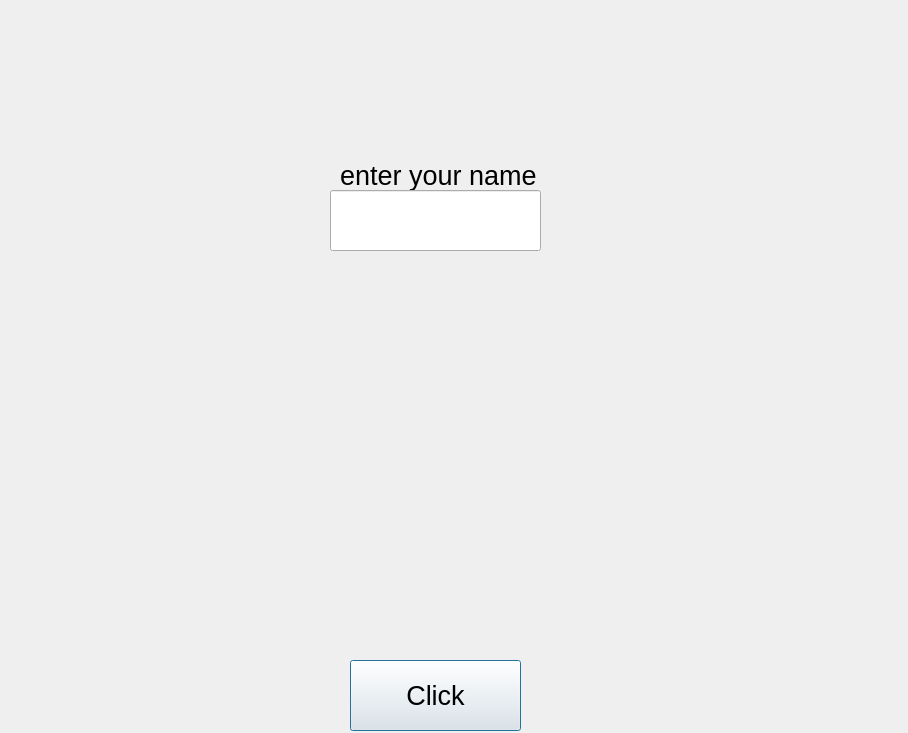
<?xml version="1.0" encoding="UTF-8"?>
<ui version="4.0">
 <class>Dialog</class>
 <widget class="QDialog" name="Dialog">
  <property name="geometry">
   <rect>
    <x>0</x>
    <y>0</y>
    <width>908</width>
    <height>733</height>
   </rect>
  </property>
  <property name="font">
   <font>
    <pointsize>20</pointsize>
   </font>
  </property>
  <property name="windowTitle">
   <string>Dialog</string>
  </property>
  <widget class="QLabel" name="labelresponse">
   <property name="geometry">
    <rect>
     <x>340</x>
     <y>160</y>
     <width>281</width>
     <height>31</height>
    </rect>
   </property>
   <property name="font">
    <font>
     <pointsize>20</pointsize>
    </font>
   </property>
   <property name="cursor">
    <cursorShape>ArrowCursor</cursorShape>
   </property>
   <property name="text">
    <string>enter your name</string>
   </property>
  </widget>
  <widget class="QLabel" name="label">
   <property name="geometry">
    <rect>
     <x>220</x>
     <y>40</y>
     <width>461</width>
     <height>91</height>
    </rect>
   </property>
   <property name="font">
    <font>
     <pointsize>20</pointsize>
    </font>
   </property>
   <property name="focusPolicy">
    <enum>Qt::NoFocus</enum>
   </property>
   <property name="text">
    <string/>
   </property>
  </widget>
  <widget class="QLineEdit" name="lineEditName">
   <property name="geometry">
    <rect>
     <x>330</x>
     <y>190</y>
     <width>211</width>
     <height>61</height>
    </rect>
   </property>
   <property name="font">
    <font>
     <pointsize>18</pointsize>
    </font>
   </property>
   <property name="text">
    <string/>
   </property>
  </widget>
  <widget class="QPushButton" name="ButtonClickMe">
   <property name="geometry">
    <rect>
     <x>350</x>
     <y>660</y>
     <width>171</width>
     <height>71</height>
    </rect>
   </property>
   <property name="text">
    <string>Click</string>
   </property>
  </widget>
 </widget>
 <resources/>
 <connections/>
</ui>
